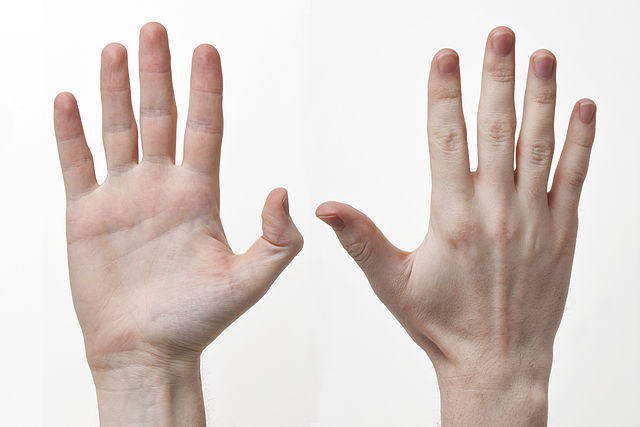
#> input picture Kodlar/hand.jpg, 640 x 427 px
$ python h4_4_AdaptifGaussian.py
#> lines starting #> are read from the running program, lines starting #| are printed output that depends on the picture; after the words box and inside, x2 and y2 are one past the last pixel; in counts of white or black regions, pixels touching at a corner belong together
import cv2
import numpy as np
from matplotlib import pyplot as plt
img = cv2.imread('hand.jpg',0)
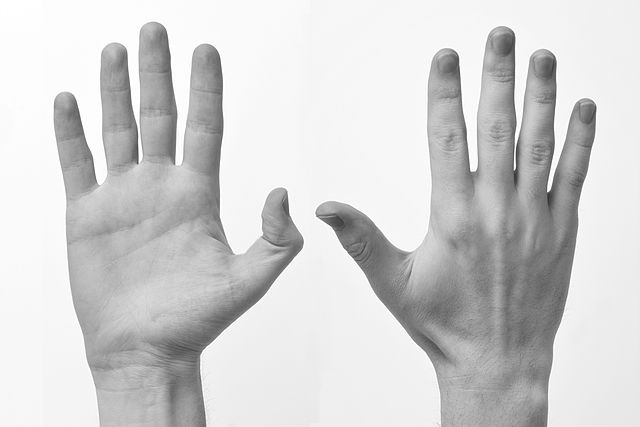
#> img: shape (427, 640); min 47, max 255, mean 209.4
# img = cv2.medianBlur(img,5)
ret,th1=cv2.threshold(img,80,255,cv2.THRESH_BINARY)
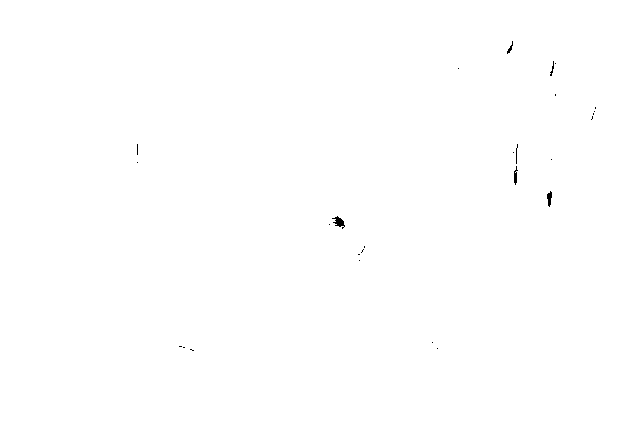
#> th1: shape (427, 640); 99.9% white; 27 black regions (21 under 20 px), largest, box (x1, y1, x2, y2) and area: (332, 216, 345, 229) 79, (547, 191, 552, 207) 52, (514, 166, 518, 185) 43, (507, 41, 513, 54) 27, (550, 61, 554, 76) 23, (516, 144, 518, 164) 20
th2=cv2.adaptiveThreshold(img,255,cv2.ADAPTIVE_THRESH_MEAN_C,cv2.THRESH_BINARY,11,2)
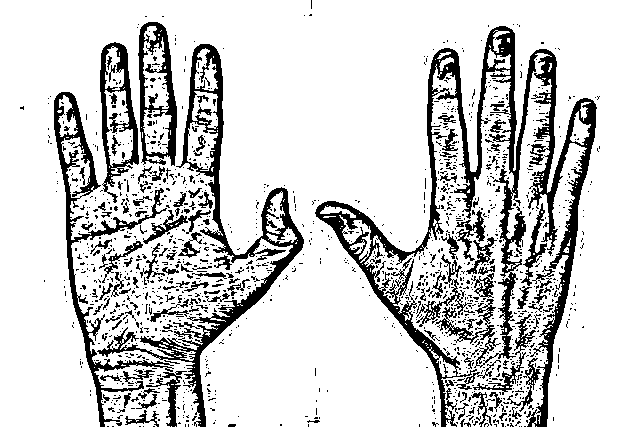
#> th2: shape (427, 640); 82% white; 1401 black regions (1276 under 20 px), largest, box (x1, y1, x2, y2) and area: (315, 26, 597, 427) 17691, (97, 44, 304, 427) 7302, (54, 92, 174, 427) 4326
th3=cv2.adaptiveThreshold(img,255,cv2.ADAPTIVE_THRESH_GAUSSIAN_C,
cv2.THRESH_BINARY,11,2)
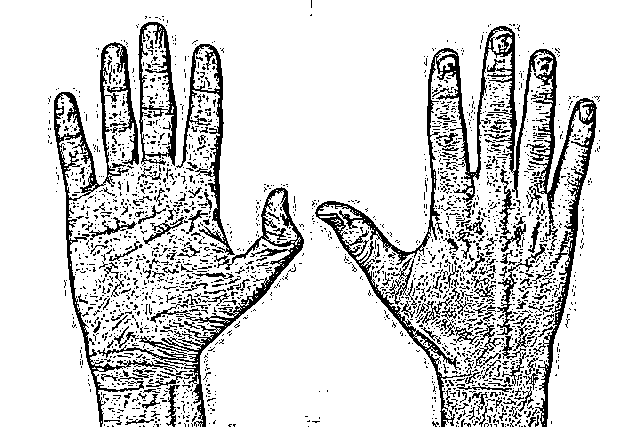
#> th3: shape (427, 640); 84.1% white; black in thin lines or dots, all inside (x1, y1, x2, y2) = (48, 0, 600, 427)
# #giriş görüntüsü, max değer, adaptif metot, eşikleme tipi,blok boyutu
titles = ['Original Image', 'Global Thresholding (v = 90)', 'Adaptif ortalama esikleme', 'Adaptif Gaussian esikleme']
images = [img, th1, th2, th3]
for i in range(4):
    plt.subplot(2,2,i+1),plt.imshow(images[i],'gray')
    plt.title(titles[i])
    plt.xticks([]),plt.yticks([])
plt.show()

$ run again, with Kodlar/gamma_transformed0.1.jpg copied over Kodlar/hand.jpg
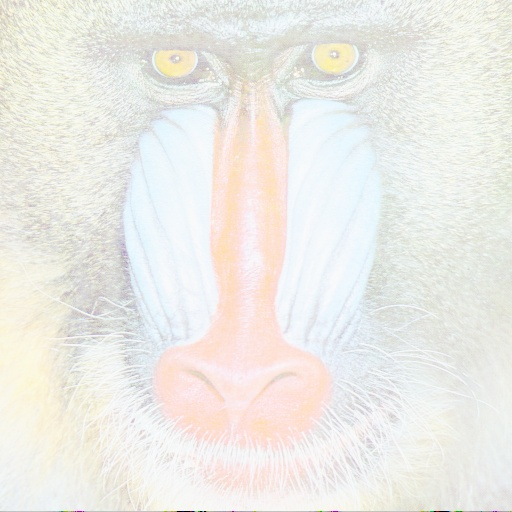
#> input picture Kodlar/gamma_transformed0.1.jpg, 512 x 512 px
#> th1: shape (512, 512); 100% white; black in thin lines or dots, all inside (x1, y1, x2, y2) = (75, 511, 497, 512)
#> `th2=cv2.adaptiveThreshold(img,255,cv2.ADAPTIVE_THRESH_MEAN_C,cv2.THRES..`:
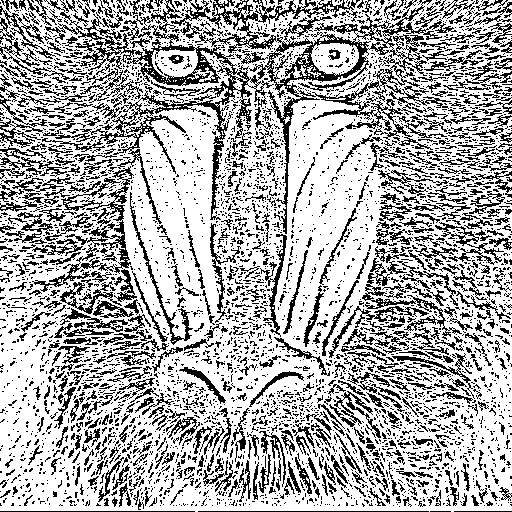
#> th2: shape (512, 512); 68.5% white; black in thin lines or dots
#> `th3=cv2.adaptiveThreshold(img,255,cv2.ADAPTIVE_THRESH_GAUSSIAN_C, cv2...`:
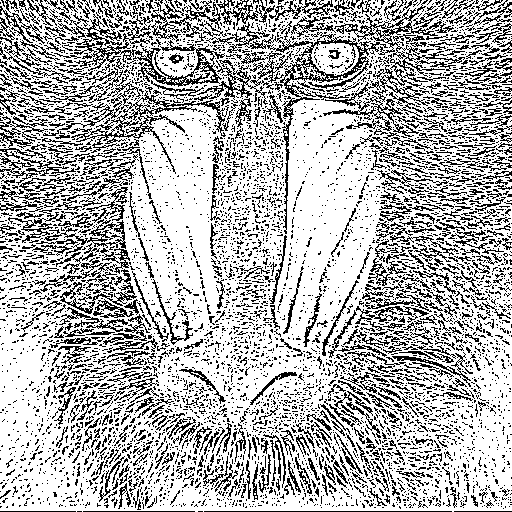
#> th3: shape (512, 512); 70.9% white; black in thin lines or dots
